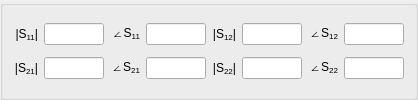
               <widget class="QGroupBox" name="groupBox_5">
                <property name="title">
                 <string/>
                </property>
                <layout class="QGridLayout" name="gridLayout_4">
                 <item row="0" column="0">
                  <widget class="QLabel" name="label_192">
                   <property name="maximumSize">
                    <size>
                     <width>25</width>
                     <height>16777215</height>
                    </size>
                   </property>
                   <property name="text">
                    <string>&lt;html&gt;&lt;head/&gt;&lt;body&gt;&lt;p&gt;|S&lt;span style=&quot; vertical-align:sub;&quot;&gt;11&lt;/span&gt;|&lt;/p&gt;&lt;/body&gt;&lt;/html&gt;</string>
                   </property>
                   <property name="alignment">
                    <set>Qt::AlignRight|Qt::AlignTrailing|Qt::AlignVCenter</set>
                   </property>
                  </widget>
                 </item>
                 <item row="0" column="1">
                  <widget class="QLineEdit" name="s11_box">
                   <property name="sizePolicy">
                    <sizepolicy hsizetype="Minimum" vsizetype="Fixed">
                     <horstretch>0</horstretch>
                     <verstretch>0</verstretch>
                    </sizepolicy>
                   </property>
                   <property name="maximumSize">
                    <size>
                     <width>60</width>
                     <height>16777215</height>
                    </size>
                   </property>
                  </widget>
                 </item>
                 <item row="0" column="2">
                  <widget class="QLabel" name="label_193">
                   <property name="maximumSize">
                    <size>
                     <width>35</width>
                     <height>16777215</height>
                    </size>
                   </property>
                   <property name="text">
                    <string>&lt;html&gt;&lt;head/&gt;&lt;body&gt;&lt;p&gt;∠S&lt;span style=&quot; vertical-align:sub;&quot;&gt;11&lt;/span&gt;&lt;/p&gt;&lt;/body&gt;&lt;/html&gt;</string>
                   </property>
                   <property name="alignment">
                    <set>Qt::AlignRight|Qt::AlignTrailing|Qt::AlignVCenter</set>
                   </property>
                  </widget>
                 </item>
                 <item row="0" column="3">
                  <widget class="QLineEdit" name="s11_box_arg">
                   <property name="sizePolicy">
                    <sizepolicy hsizetype="Minimum" vsizetype="Fixed">
                     <horstretch>0</horstretch>
                     <verstretch>0</verstretch>
                    </sizepolicy>
                   </property>
                   <property name="maximumSize">
                    <size>
                     <width>60</width>
                     <height>16777215</height>
                    </size>
                   </property>
                  </widget>
                 </item>
                 <item row="0" column="4">
                  <widget class="QLabel" name="label_201">
                   <property name="maximumSize">
                    <size>
                     <width>25</width>
                     <height>16777215</height>
                    </size>
                   </property>
                   <property name="text">
                    <string>&lt;html&gt;&lt;head/&gt;&lt;body&gt;&lt;p&gt;|S&lt;span style=&quot; vertical-align:sub;&quot;&gt;12&lt;/span&gt;|&lt;/p&gt;&lt;/body&gt;&lt;/html&gt;</string>
                   </property>
                   <property name="alignment">
                    <set>Qt::AlignRight|Qt::AlignTrailing|Qt::AlignVCenter</set>
                   </property>
                  </widget>
                 </item>
                 <item row="0" column="5">
                  <widget class="QLineEdit" name="s12_box">
                   <property name="sizePolicy">
                    <sizepolicy hsizetype="Minimum" vsizetype="Fixed">
                     <horstretch>0</horstretch>
                     <verstretch>0</verstretch>
                    </sizepolicy>
                   </property>
                   <property name="maximumSize">
                    <size>
                     <width>60</width>
                     <height>16777215</height>
                    </size>
                   </property>
                  </widget>
                 </item>
                 <item row="0" column="6">
                  <widget class="QLabel" name="label_202">
                   <property name="maximumSize">
                    <size>
                     <width>35</width>
                     <height>16777215</height>
                    </size>
                   </property>
                   <property name="text">
                    <string>&lt;html&gt;&lt;head/&gt;&lt;body&gt;&lt;p&gt;∠S&lt;span style=&quot; vertical-align:sub;&quot;&gt;12&lt;/span&gt;&lt;/p&gt;&lt;/body&gt;&lt;/html&gt;</string>
                   </property>
                   <property name="alignment">
                    <set>Qt::AlignRight|Qt::AlignTrailing|Qt::AlignVCenter</set>
                   </property>
                  </widget>
                 </item>
                 <item row="0" column="7">
                  <widget class="QLineEdit" name="s12_box_arg">
                   <property name="sizePolicy">
                    <sizepolicy hsizetype="Minimum" vsizetype="Fixed">
                     <horstretch>0</horstretch>
                     <verstretch>0</verstretch>
                    </sizepolicy>
                   </property>
                   <property name="maximumSize">
                    <size>
                     <width>60</width>
                     <height>16777215</height>
                    </size>
                   </property>
                  </widget>
                 </item>
                 <item row="1" column="0">
                  <widget class="QLabel" name="label_194">
                   <property name="maximumSize">
                    <size>
                     <width>25</width>
                     <height>16777215</height>
                    </size>
                   </property>
                   <property name="text">
                    <string>&lt;html&gt;&lt;head/&gt;&lt;body&gt;&lt;p&gt;|S&lt;span style=&quot; vertical-align:sub;&quot;&gt;21&lt;/span&gt;|&lt;/p&gt;&lt;/body&gt;&lt;/html&gt;</string>
                   </property>
                   <property name="alignment">
                    <set>Qt::AlignRight|Qt::AlignTrailing|Qt::AlignVCenter</set>
                   </property>
                  </widget>
                 </item>
                 <item row="1" column="1">
                  <widget class="QLineEdit" name="s21_box">
                   <property name="sizePolicy">
                    <sizepolicy hsizetype="Minimum" vsizetype="Fixed">
                     <horstretch>0</horstretch>
                     <verstretch>0</verstretch>
                    </sizepolicy>
                   </property>
                   <property name="maximumSize">
                    <size>
                     <width>60</width>
                     <height>16777215</height>
                    </size>
                   </property>
                  </widget>
                 </item>
                 <item row="1" column="2">
                  <widget class="QLabel" name="label_199">
                   <property name="maximumSize">
                    <size>
                     <width>35</width>
                     <height>16777215</height>
                    </size>
                   </property>
                   <property name="text">
                    <string>&lt;html&gt;&lt;head/&gt;&lt;body&gt;&lt;p&gt;∠S&lt;span style=&quot; vertical-align:sub;&quot;&gt;21&lt;/span&gt;&lt;/p&gt;&lt;/body&gt;&lt;/html&gt;</string>
                   </property>
                   <property name="alignment">
                    <set>Qt::AlignRight|Qt::AlignTrailing|Qt::AlignVCenter</set>
                   </property>
                  </widget>
                 </item>
                 <item row="1" column="3">
                  <widget class="QLineEdit" name="s21_box_arg">
                   <property name="sizePolicy">
                    <sizepolicy hsizetype="Minimum" vsizetype="Fixed">
                     <horstretch>0</horstretch>
                     <verstretch>0</verstretch>
                    </sizepolicy>
                   </property>
                   <property name="maximumSize">
                    <size>
                     <width>60</width>
                     <height>16777215</height>
                    </size>
                   </property>
                  </widget>
                 </item>
                 <item row="1" column="4">
                  <widget class="QLabel" name="label_195">
                   <property name="maximumSize">
                    <size>
                     <width>25</width>
                     <height>16777215</height>
                    </size>
                   </property>
                   <property name="text">
                    <string>&lt;html&gt;&lt;head/&gt;&lt;body&gt;&lt;p&gt;|S&lt;span style=&quot; vertical-align:sub;&quot;&gt;22&lt;/span&gt;|&lt;/p&gt;&lt;/body&gt;&lt;/html&gt;</string>
                   </property>
                   <property name="alignment">
                    <set>Qt::AlignRight|Qt::AlignTrailing|Qt::AlignVCenter</set>
                   </property>
                  </widget>
                 </item>
                 <item row="1" column="5">
                  <widget class="QLineEdit" name="s22_box">
                   <property name="sizePolicy">
                    <sizepolicy hsizetype="Minimum" vsizetype="Fixed">
                     <horstretch>0</horstretch>
                     <verstretch>0</verstretch>
                    </sizepolicy>
                   </property>
                   <property name="maximumSize">
                    <size>
                     <width>60</width>
                     <height>16777215</height>
                    </size>
                   </property>
                  </widget>
                 </item>
                 <item row="1" column="6">
                  <widget class="QLabel" name="label_198">
                   <property name="maximumSize">
                    <size>
                     <width>35</width>
                     <height>16777215</height>
                    </size>
                   </property>
                   <property name="text">
                    <string>&lt;html&gt;&lt;head/&gt;&lt;body&gt;&lt;p&gt;∠S&lt;span style=&quot; vertical-align:sub;&quot;&gt;22&lt;/span&gt;&lt;/p&gt;&lt;/body&gt;&lt;/html&gt;</string>
                   </property>
                   <property name="alignment">
                    <set>Qt::AlignRight|Qt::AlignTrailing|Qt::AlignVCenter</set>
                   </property>
                  </widget>
                 </item>
                 <item row="1" column="7">
                  <widget class="QLineEdit" name="s22_box_arg">
                   <property name="sizePolicy">
                    <sizepolicy hsizetype="Minimum" vsizetype="Fixed">
                     <horstretch>0</horstretch>
                     <verstretch>0</verstretch>
                    </sizepolicy>
                   </property>
                   <property name="maximumSize">
                    <size>
                     <width>60</width>
                     <height>16777215</height>
                    </size>
                   </property>
                  </widget>
                 </item>
                </layout>
               </widget>
